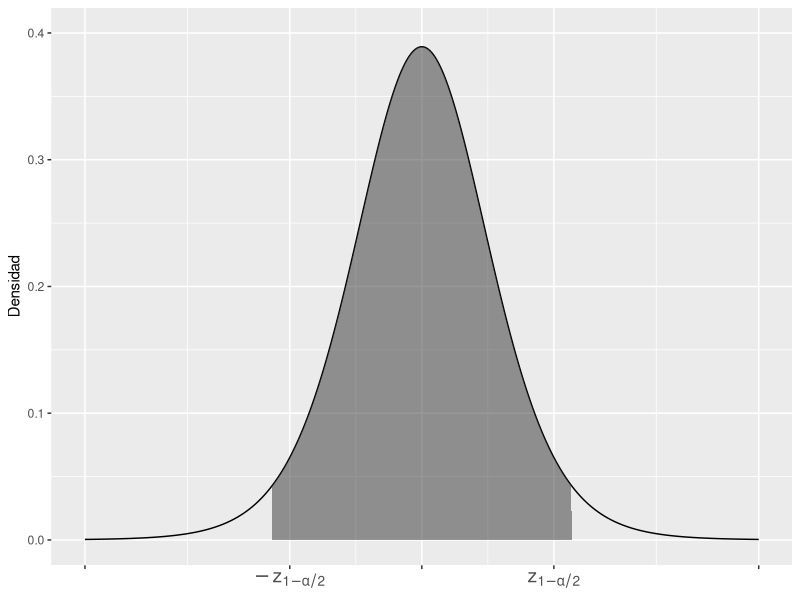
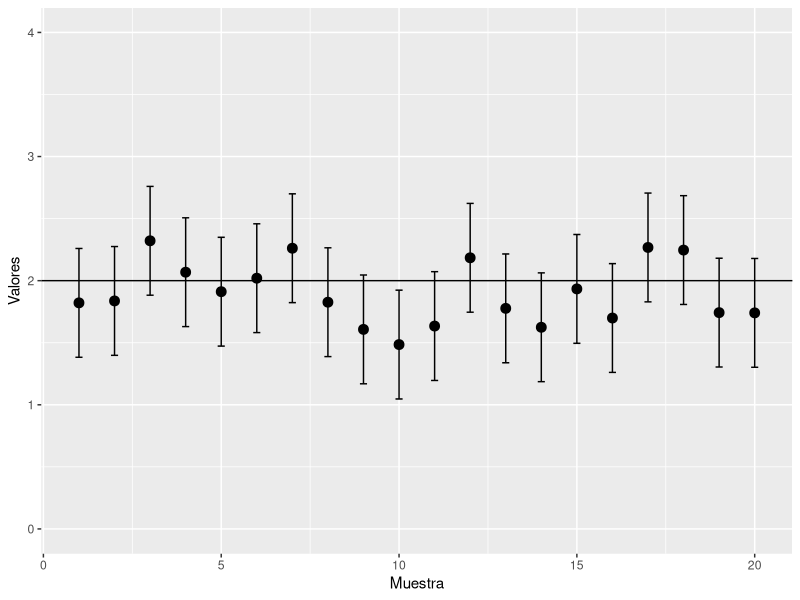
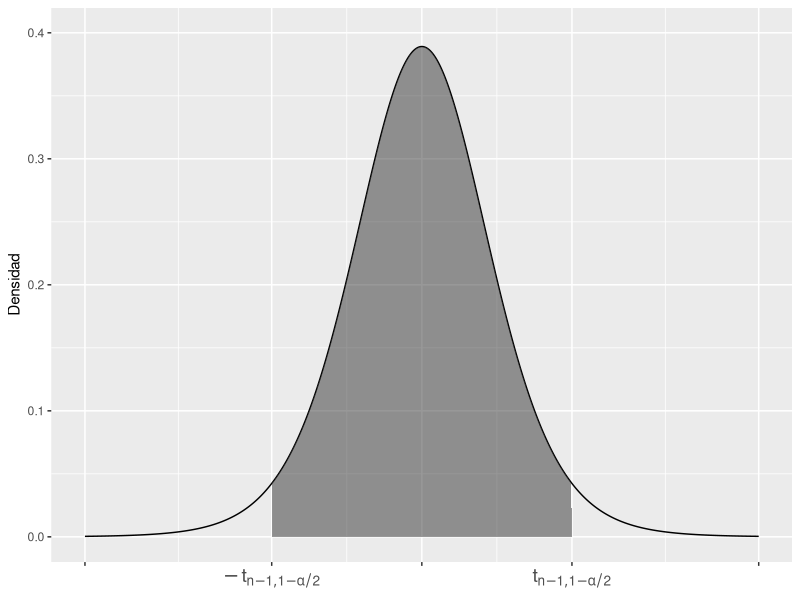

Generate these figures, in order, with R:
## ---- chunk 1
    #| label: fig-densidad-estadistico-Z
    #| fig-cap: Región central con un área $1 - \alpha$ en la densidad de una Normal estándar. 
    #| warning: false
    #| fig-width: 10
    #| fig-height: 7
    library(tidyverse)
    alpha <- 0.05
    phi  <- tibble::tibble(
        x = seq(-5, 5, by = 0.01),
        y = dt(x, df = 10)
    )
    vertices <- phi %>%
    filter(between(x, qt(alpha/2, 10), qt(1 - alpha/2, 10)))   
    phi %>%
        ggplot(aes(x, y)) +
        geom_line() +
        geom_area(data = vertices, alpha = 0.5) +
        lims(y = c(0, 0.4)) +
        scale_x_continuous(
            breaks = c(-5, qnorm(alpha/2), 0, qnorm(1-alpha/2), 5),
            labels = c(
                "",
                expression(-z[{1-alpha/2}]),
                "",
                expression(z[{1-alpha/2}]),
                ""
            ),
        ) +
        ylab("Densidad") +
        theme(axis.title.x = element_blank(), axis.text.x = element_text(size = 14))
## ---- chunk 2
#| label: fig-intervalos
#| fig-cap: Los intervalos de confianza al 95% correspondientes a 20 muestras de tamaño 4. La media que se busca estimar es $\mu=2$.
#| warning: false
#| fig-width: 10
#| fig-height: 7

library(tidyverse)
set.seed(314159)
n <- 20
mu <- 2
sigma <- 1
sample_means <- tibble(
    sample = 1:n,
    xbar = rnorm(n, mean = mu, sd = sigma / sqrt(n))
)
alpha <- 0.05
sample_means %>%
    ggplot(aes(x = sample, y = xbar)) +
    geom_hline(yintercept = mu) +
    geom_point(size = 3) +
    geom_errorbar(
        aes(
            ymin = xbar - qnorm(1 - alpha / 2) * sigma / sqrt(n), 
            ymax = xbar + qnorm(1 - alpha / 2) * sigma / sqrt(n),
        ),
        width = 0.2,
        ) +
    lims(y = c(0, 4)) +
    labs(x = 'Muestra', y = 'Valores') 
## ---- chunk 3
#| label: fig-densidad-estadistico-T
#| fig-cap: Región central con un área $1 - \alpha$ en la densidad de una t de Student. 
#| warning: false
#| fig-width: 10
#| fig-height: 7

library(tidyverse)
alpha <- 0.05
phi  <- tibble::tibble(
    x = seq(-5, 5, by = 0.01),
    y = dt(x, df = 10)
)
vertices <- phi %>%
   filter(between(x, qt(alpha/2, 10), qt(1 - alpha/2, 10)))   
phi %>%
    ggplot(aes(x, y)) +
    geom_line() +
    geom_area(data = vertices, alpha = 0.5) +
    lims(y = c(0, 0.4)) +
    scale_x_continuous(
        breaks = c(-5, qt(alpha/2, 10), 0, qt(1-alpha/2, 10), 5),
        labels=c(
            "",
            expression(-t[{n-1}*symbol("\054")*{1-alpha/2}]),
            "",
            expression(t[{n-1}*symbol("\054")*{1-alpha/2}]),
            ""
        ),
    ) +
    ylab("Densidad") +
    theme(axis.title.x = element_blank(), axis.text.x = element_text(size = 14))
